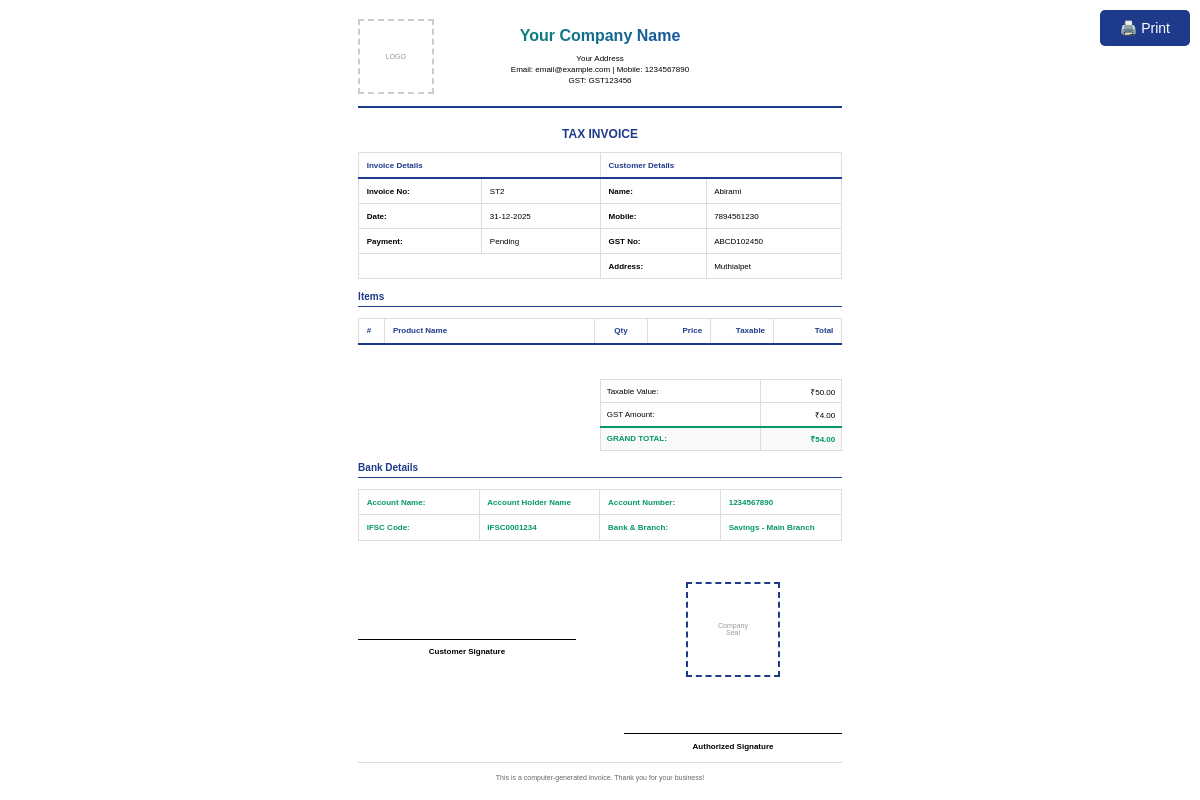
Before: /billing/print/2 with the older database file.
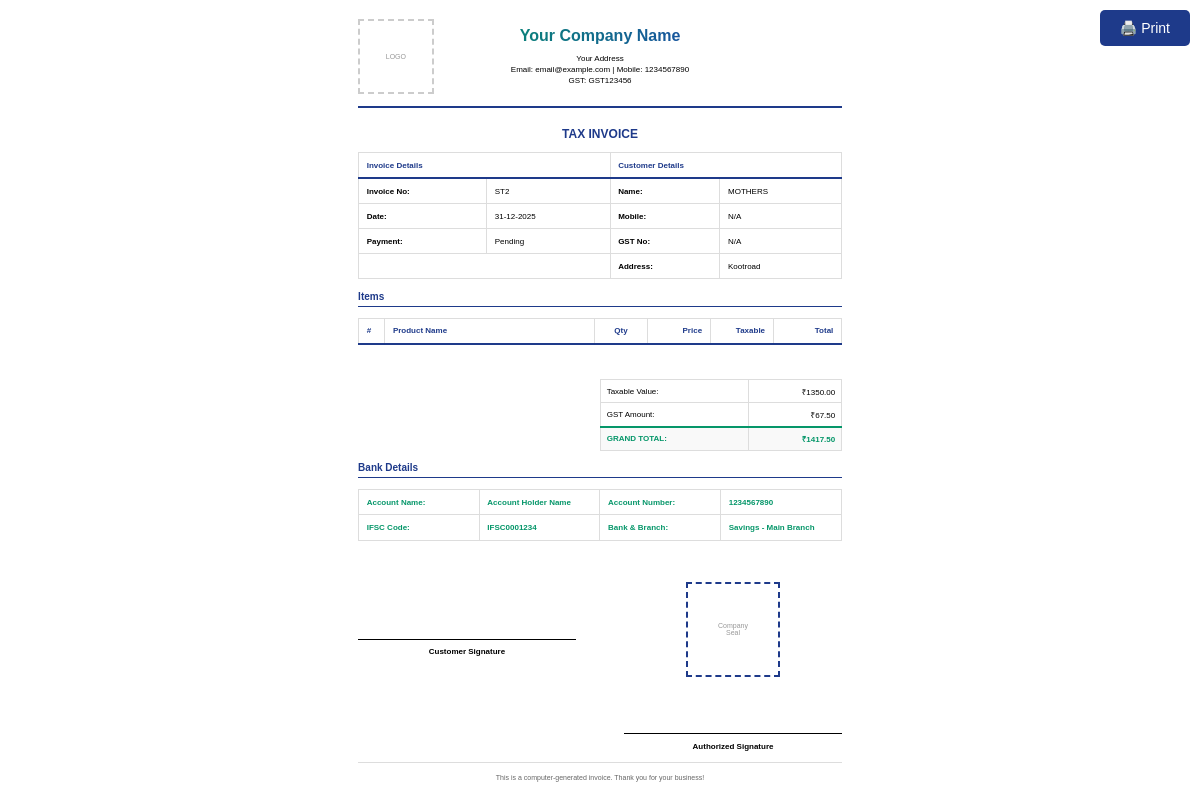
After: the same page with the newer database file.
### tables this page shows
CREATE TABLE customers (
                    id INTEGER PRIMARY KEY AUTOINCREMENT,
                    customer_id TEXT UNIQUE NOT NULL,
                    vendor_code TEXT UNIQUE,
                    name TEXT NOT NULL,
                    email TEXT,
                    mobile TEXT,
                    address TEXT,
                    state TEXT,
                    gst_number TEXT,
                    created_at TIMESTAMP DEFAULT CURRENT_TIMESTAMP
                );

CREATE TABLE billing (
                    id INTEGER PRIMARY KEY AUTOINCREMENT,
                    bill_id TEXT UNIQUE NOT NULL,
                    customer_id INTEGER NOT NULL,
                    bill_date DATE NOT NULL,
                    subtotal REAL DEFAULT 0.0,
                    gst_amount REAL DEFAULT 0.0,
                    total_amount REAL NOT NULL DEFAULT 0.0,
                    payment_status TEXT DEFAULT 'Pending',
                    notes TEXT,
                    created_at TIMESTAMP DEFAULT CURRENT_TIMESTAMP,
                    FOREIGN KEY (customer_id) REFERENCES customers (id)
                );

### routes/billing.py (the view)
@billing_bp.route('/print/<int:id>')
def print_bill(id):
    conn = get_db_connection()
    bill = conn.execute('''
        SELECT b.*, c.name as customer_name, c.email, c.mobile, c.address, c.gst_number
        FROM billing b
        JOIN customers c ON b.customer_id = c.id
        WHERE b.id = ?
    ''', (id,)).fetchone()
    if not bill:
        flash('Bill not found!', 'error')
        conn.close()
        return redirect(url_for('billing.index'))
    bill_dict = dict(bill)
    if bill_dict['bill_date']:
        date_obj = datetime.strptime(bill_dict['bill_date'], '%Y-%m-%d')
        bill_dict['bill_date'] = date_obj.strftime('%d-%m-%Y')
    items = conn.execute('''
        SELECT bi.*, i.product_id as inventory_product_id
        FROM billing_items bi
        LEFT JOIN inventory i ON bi.product_id = i.id
        WHERE bi.bill_id = ?
        ORDER BY bi.id
    ''', (id,)).fetchall()
    seller = conn.execute('SELECT * FROM seller_info ORDER BY id DESC LIMIT 1').fetchone()
    conn.close()
    return render_template('billing/print.html', bill=bill_dict, items=items, seller=seller)

### database.py (called while the page is built)
def get_db_connection():
    conn = sqlite3.connect(DATABASE)
    conn.row_factory = sqlite3.Row
    return conn

### templates/billing/print.html (shortened to what the changed rows need)
<!DOCTYPE html>
<html lang="en">
<head>
</head>
<body>
    <div class="invoice">
        <div class="header">
            <div class="header-content">
                {% if seller %}
                <h1>{{ seller['seller_name'] }}</h1>
                {% endif %}
            </div>
        </div>
        <table>
            <tr>
                <th colspan="2">Invoice Details</th>
                <th colspan="2">Customer Details</th>
            </tr>
            <tr>
                <td><strong>Invoice No:</strong></td>
                <td>{{ bill['bill_id'] }}</td>
                <td><strong>Name:</strong></td>
                <td>{{ bill['customer_name'] }}</td>
            </tr>
            <tr>
                <td><strong>Date:</strong></td>
                <td>{{ bill['bill_date'] }}</td>
                <td><strong>Mobile:</strong></td>
                <td>{{ bill['mobile'] or 'N/A' }}</td>
            </tr>
            <tr>
                <td><strong>Payment:</strong></td>
                <td>{{ bill['payment_status'] }}</td>
                <td><strong>GST No:</strong></td>
                <td>{{ bill['gst_number'] or 'N/A' }}</td>
            </tr>
            <tr>
                <td colspan="2"></td>
                <td><strong>Address:</strong></td>
                <td>{{ bill['address'] or 'N/A' }}</td>
            </tr>
        </table>
        <table>
            <thead>
                <tr>
                    <th style="width: 5%;">#</th>
                    <th style="width: 40%;">Product Name</th>
                    <th style="width: 10%;" class="text-center">Qty</th>
                    <th style="width: 12%;" class="text-right">Price</th>
                    <th style="width: 12%;" class="text-right">Taxable</th>
                    <th style="width: 13%;" class="text-right">Total</th>
                </tr>
            </thead>
        </table>
        <div class="totals">
            <table>
                <tr>
                    <td>Taxable Value:</td>
                    <td class="text-right">₹{{ "%.2f"|format(bill['subtotal']) }}</td>
                </tr>
                <tr>
                    <td>GST Amount:</td>
                    <td class="text-right">₹{{ "%.2f"|format(bill['gst_amount']) }}</td>
                </tr>
                <tr class="grand-total">
                    <td class="text-right"><strong>₹{{ "%.2f"|format(bill['total_amount']) }}</strong></td>
                </tr>
            </table>
        </div>
    </div>
</body>
</html>

Changed rows visible on the page:
no longer on this page (row unchanged): customers: customer_name "Abirami", mobile "7894561230", gst_number "ABCD102450", address "Muthialpet"
changed billing "ST2": subtotal "50.00" → "1350.00"; gst_amount "4.00" → "67.50"; total_amount "54.00" → "1417.50"
added customers: customer_name "MOTHERS", mobile "N/A", gst_number "N/A", address "Kootroad"
